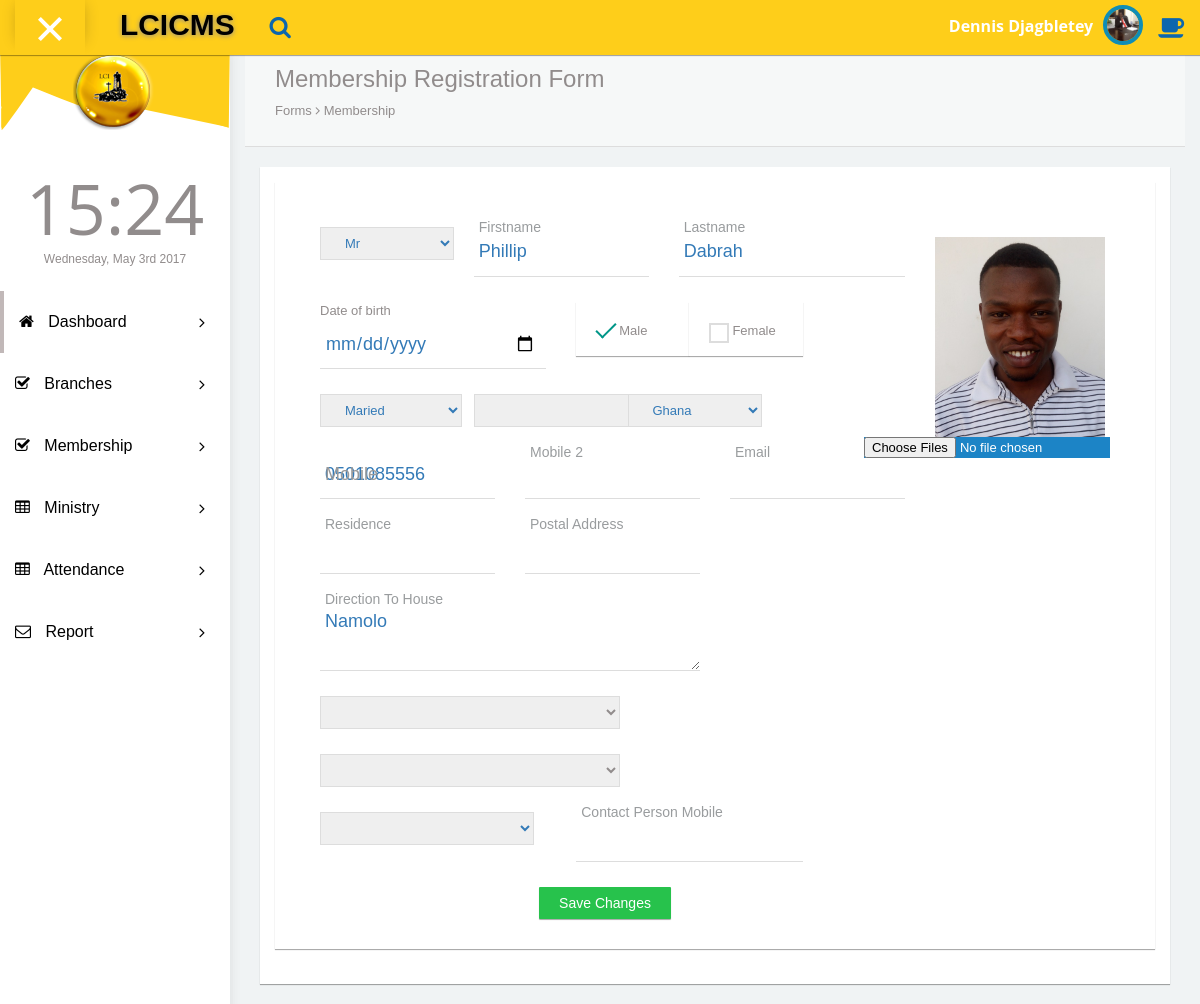
Page /cms/form/memberregistrationform2.php?memberid=61 (signed in) on the committed database.
### tables this page shows
CREATE TABLE `accounts` (
  `accountid` int(250) NOT NULL,
  `username` varchar(250) NOT NULL,
  `password` varchar(250) NOT NULL,
  `realpass` varchar(255) NOT NULL,
  `account_type` int(255) NOT NULL,
  `memberid` int(255) NOT NULL,
  `administrator` int(255) NOT NULL,
  `ministry_head` int(255) NOT NULL,
  `shepherd` int(255) NOT NULL,
  `data_entry` int(255) NOT NULL,
  `follow_up` int(255) NOT NULL,
  `account` int(255) NOT NULL,
  `information` int(255) NOT NULL,
  `date` varchar(250) NOT NULL
);

CREATE TABLE `member` (
  `memberid` int(250) NOT NULL,
  `salutation` varchar(50) NOT NULL,
  `firstname` varchar(250) NOT NULL,
  `lastname` varchar(250) NOT NULL,
  `dob` varchar(255) NOT NULL,
  `gender` varchar(50) NOT NULL,
  `maritalstatus` varchar(250) NOT NULL,
  `occupation` varchar(250) NOT NULL,
  `nationality` varchar(250) NOT NULL,
  `residence` varchar(255) NOT NULL,
  `post_address` varchar(255) NOT NULL,
  `directiontohse` text NOT NULL,
  `mobile1` varchar(250) NOT NULL,
  `mobile2` varchar(255) NOT NULL,
  `email` varchar(250) NOT NULL,
  `branch_id` int(250) NOT NULL,
  `cp` int(250) NOT NULL,
  `cp_rel` varchar(255) NOT NULL,
  `cp_mobile` varchar(255) NOT NULL,
  `date` timestamp(6) NOT NULL DEFAULT CURRENT_TIMESTAMP(6) ON UPDATE CURRENT_TIMESTAMP(6),
  `picture` text NOT NULL,
  `lng` double NOT NULL,
  `lat` double NOT NULL,
  `bday` varchar(255) NOT NULL,
  `yearjoin` varchar(50) NOT NULL
);

### cms/form/memberregistrationform2.php (the view, shortened to what the rows shown need)
<!DOCTYPE html>
  <?php
			  include('../database/database.php');
			  include('../left_menu_form.php');
  ?>
<html lang="en">
<head>
  <link rel="stylesheet" type="text/css" href="../asset/css/bootstrap.min.css">
  <link rel="stylesheet" type="text/css" href="../asset/css/plugins/nouislider.min.css"/>
  <link rel="stylesheet" type="text/css" href="../asset/css/plugins/select2.min.css"/>
  <link rel="stylesheet" type="text/css" href="../asset/css/plugins/ionrangeslider/ion.rangeSlider.css"/>
  <link rel="stylesheet" type="text/css" href="../asset/css/plugins/ionrangeslider/ion.rangeSlider.skinFlat.css"/>
  <link rel="stylesheet" type="text/css" href="../asset/css/plugins/bootstrap-material-datetimepicker.css"/>
  <link rel="stylesheet" type="text/css" href="../asset/css/plugins/font-awesome.min.css"/>
  <link rel="stylesheet" type="text/css" href="../asset/css/plugins/simple-line-icons.css"/>
  <link rel="stylesheet" type="text/css" href="../asset/css/plugins/jquery.steps.css"/>
  <link rel="stylesheet" type="text/css" href="../asset/css/plugins/animate.min.css"/>
  <link href="../asset/css/style.css" rel="stylesheet">
	   <link href="../asset/css/style.css" rel="stylesheet">
</head>
<body id="LCICMS" class="dashboard">
<?php
										$tablequeryhead="SELECT * FROM member INNER JOIN accounts ON accounts.memberid=member.memberid WHERE accounts.accountid='".$_SESSION['accountid']."'";
										$tableresulthead = mysqli_query($process->connectDB(),$tablequeryhead);
										$tablerowshead=mysqli_fetch_assoc($tableresulthead);
										  ?>
        <nav class="navbar navbar-default header navbar-fixed-top">
          <div class="col-md-12 nav-wrapper">
            <div class="navbar-header" style="width:100%;">
              <ul class="nav navbar-nav navbar-right user-nav">
                <li class="user-name"><span><?php echo $tablerowshead['firstname'].' '.$tablerowshead['lastname']; ?></span></li>
                  <li class="dropdown avatar-dropdown">
                   <img src="img/img_member/<?php echo $tablerowshead['picture']; ?>" class="img-circle avatar" alt="user name" data-toggle="dropdown" aria-haspopup="true" aria-expanded="true"/>
                </li>
              </ul>
            </div>
          </div>
        </nav>
      <div class="container-fluid LCICMS-wrapper">
            <div id="left-menu">
          <?php echo left_menu_form(); ?>
			</div>
          <div id="content">
            <div class="col-md-12">
                <div class="panel">
                    <div class="panel-body">
                  <div class="col-md-12 panel">
                    <div class="col-md-12 panel-body" style="padding-bottom:30px;">
                      <div class="col-md-12">
                        <div class="col-md-12" style=" padding-top:30px;">
					     <?php
										if(isset($_GET['memberid'])){
											$memid=$_GET['memberid'];
										}else{
											$memid=$_SESSION['memberid'];
										}
										$tablequerymem="SELECT * FROM member WHERE memberid='".$memid."'";
										$tableresultmem = mysqli_query($process->connectDB(),$tablequerymem);
										$tablerowsmem=mysqli_fetch_assoc($tableresultmem);
										  ?>
                        <form enctype="multipart/form-data" class="cmxform row" id="signupForm" method="post" style="">
                        <div class="col-md-9">
						  <div class=" row">
						  <div class="form-group form-animate-text col-md-3" >
                               <select class="select2-A" name="salutation" style=" color:#337ab7;" required>
							   <option value="<?php echo $tablerowsmem['salutation'];  ?>"><?php echo $tablerowsmem['salutation'];  ?></option>
						  </select>
                            </div>
						   <div class="form-group form-animate-text col-md-4" >
                              <input type="text" class="form-text"  id="validate_firstname" pattern="[A-Za-z]+" style=" color:#337ab7;" name="firstname" value="<?php echo $tablerowsmem['firstname'];  ?>" required>
                              <label>Firstname</label>
                            </div>
                            <div class="form-group form-animate-text col-md-5" >
                              <input type="text" class="form-text" id="validate_lastname" pattern="[A-Za-z]+" style=" color:#337ab7;" name="lastname" value="<?php echo $tablerowsmem['lastname'];  ?>" required>
                              <label>Lastname</label>
                            </div>
                            </div>
                           <div class="row" >
							<div class="form-group form-animate-text col-md-5" >
                            <?php
				  $date = date("Y/m/d");
							?>
							  <span class="bar">Date of birth</span>
							 <input class="form-text" name="dob" type="date" style=" color:#337ab7;"  min="1900/01/01" max="<?php echo $date; ?>" value="<?php echo $tablerowsmem['dob'];  ?>" >
                            </div>
						   </div>
						  <div class="row" >
							<div class="form-group form-animate-text col-md-3" >
                               <select class="select2-A" name="maritalstatus" style=" color:#337ab7;" required>
                           <option value="<?php echo $tablerowsmem['maritalstatus'];  ?>"><?php echo $tablerowsmem['maritalstatus'];  ?></option>
						  </select>
                            </div>
							<div class="form-group form-animate-text col-md-3" >
                              <select class="select2-A" name="nationality" style=" color:#337ab7;">
                           <option value="<?php echo $tablerowsmem['nationality'];  ?>"><?php echo $tablerowsmem['nationality'];  ?></option>
						  </select>
                            </div>
						  </div>
						  <div class="row">
						  <div class="form-group form-animate-text col-md-4" style="margin-top:0px !important;">
                              <input type="tel" class="form-text" id="" pattern="^\d{4}\d{3}\d{4}$" style=" color:#337ab7;" name="mobile1" value="<?php echo $tablerowsmem['mobile1'];  ?>" required>
                              <label>Mobile</label>
                            </div>
							</div>
							<div class="row">
							<div class="form-group form-animate-text col-md-8" style="margin-top:0px !important;">
                              <textarea class="form-text" name="directiontohse" style=" color:#337ab7;" required><?php echo $tablerowsmem['directiontohse'];  ?></textarea>
                              <label>Direction To House</label>
							  </div>
                            </div>
							  <?php
										$tablequery="SELECT * FROM member";
										$tableresult = mysqli_query($process->connectDB(),$tablequery);
											?>
							</div>
							<div class="col-md-3" id="border" style=" display:; border-radius:10px;">
                            <div class="form-group form-animate-text" style="margin-top:10px !important;">
							<div id="my_camera"><img src="img/img_member/<?php echo $tablerowsmem['picture'];  ?>" style="width:170px;"/>
							</div>
                            </div>
                          </div>
                      </form>
                    </div>
                    </div>
                  </div>
                </div>
                    </div>
                </div>
            </div>
          </div>
      </div>
</body>
</html>

### rows in the picture
accounts: memberid.firstname "Dennis", memberid.lastname "Djagbletey", memberid.picture (picture)
member: salutation "Mr", firstname "Phillip", lastname "Dabrah", maritalstatus "Maried", nationality "Ghana", mobile1 "0501085556", directiontohse "Namolo", picture (picture)
